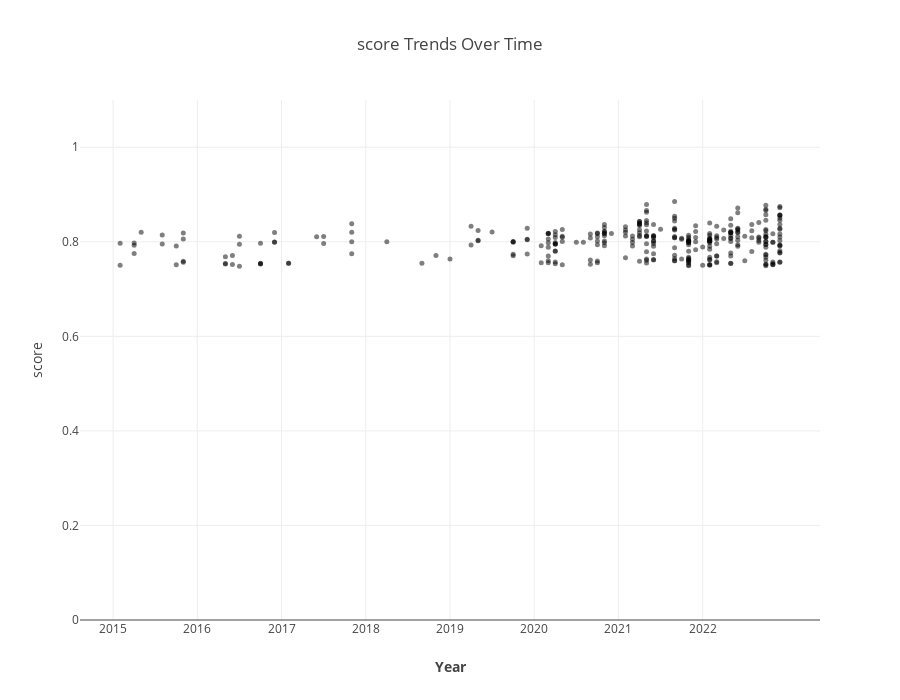

This figure's notebook cell:
### Code cell
df = all_terms_similar_embeddings

df["month"] = df["month"].fillna(1).astype(int)

# Convert year & month into a continuous time format
df["time"] = df["year"] + (df["month"] - 1) / 12
#%%
# Function to wrap long text
def wrap_text(text, width=50):
    return "<br>".join(textwrap.wrap(text, width=width))
#%%
# Apply text wrapping to chunk text

df["wrapped_chunk"] = df["chunk_text"].apply(lambda x: wrap_text(str(x), width=50))
#%%
# Create scatter plot
fig = px.scatter(
    df,
    x="time",
    y="score",
    hover_data=["term", "wrapped_chunk", "company"],
    title="score Trends Over Time",
    labels={"time": "Year", "similarity": "Similarity Score (1 = Term Embedding)"}
)

# Adjust marker size & opacity for readability
fig.update_traces(marker=dict(size=5, opacity=0.5))

# Improve hover template with line breaks
fig.update_traces(hovertemplate="<b>Year:</b> %{x:.1f}<br>"
                                "<b>Similarity Score:</b> %{y:.3f}<br>"
                                "<b>Term:</b> %{customdata[0]}<br>"
                                "<b>Statement:</b> %{customdata[1]}<br>"
                                "<b>Company:</b> %{customdata[2]}")

# Format x-axis to show only years
fig.update_layout(
    showlegend=False,  # Remove legend
    xaxis=dict(
        tickmode="array",
        tickvals=df["year"].unique(),  # Show only year markers
        ticktext=[str(y) for y in df["year"].unique()],
        title="<b>Year</b>"
    ),
    yaxis=dict(range=[0, 1.1]),
    height=700
)

fig.show()

### Figure 1 — Plotly figure (JSON) as saved in the notebook; plotly's stock layout.template omitted (floating-point values rounded to 4 significant figures; data arrays with more than 128 entries replaced by an {"elided": "..."} marker saying what was removed)
{"data": [{"customdata": {"elided": "319x3 str values"}, "hovertemplate": "<b>Year:</b> %{x:.1f}<br><b>Similarity Score:</b> %{y:.3f}<br><b>Term:</b> %{customdata[0]}<br><b>Statement:</b> %{customdata[1]}<br><b>Company:</b> %{customdata[2]}", "legendgroup": "", "marker": {"color": "#000001", "opacity": 0.5, "size": 5, "symbol": "circle"}, "mode": "markers", "name": "", "orientation": "v", "showlegend": false, "type": "scatter", "x": {"elided": "319 float values"}, "xaxis": "x", "y": {"elided": "319 float values"}, "yaxis": "y"}], "layout": {"height": 700, "legend": {"tracegroupgap": 0}, "showlegend": false, "title": {"text": "score Trends Over Time"}, "xaxis": {"anchor": "y", "domain": [0, 1], "tickmode": "array", "ticktext": ["2022", "2021", "2020", "2019", "2018", "2016", "2015", "2017"], "tickvals": [2022, 2021, 2020, 2019, 2018, 2016, 2015, 2017], "title": {"text": "<b>Year</b>"}}, "yaxis": {"anchor": "x", "domain": [0, 1], "range": [0, 1.1], "title": {"text": "score"}}}}
